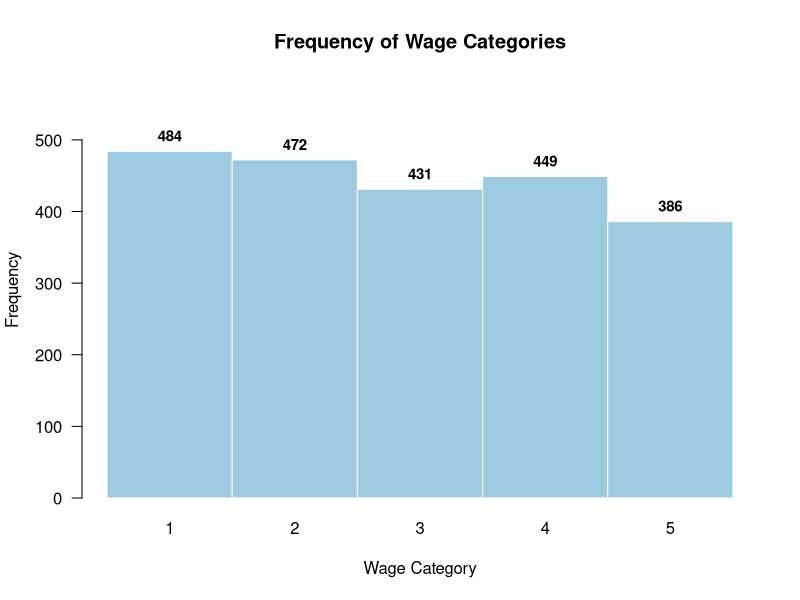
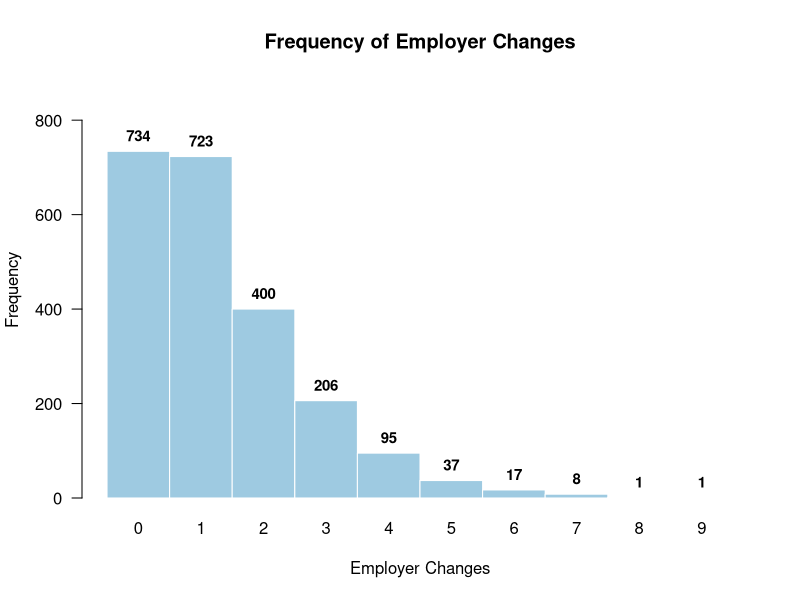
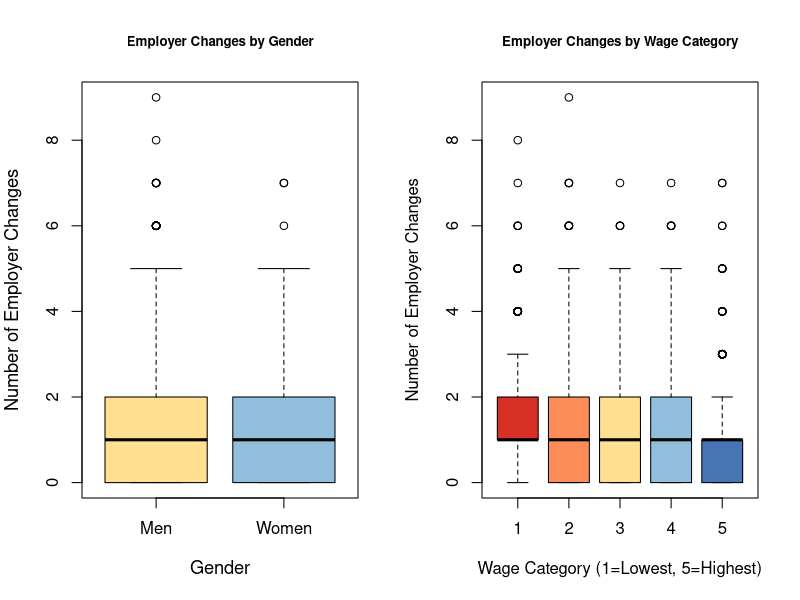
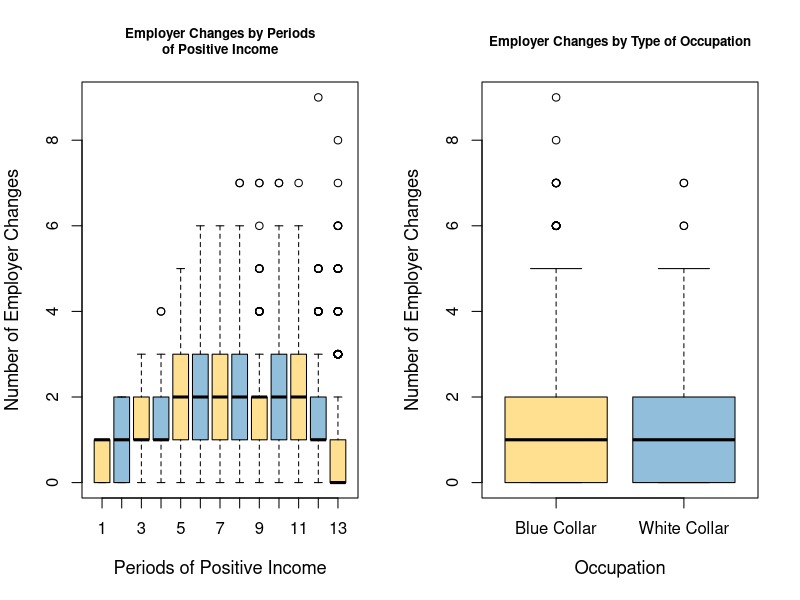
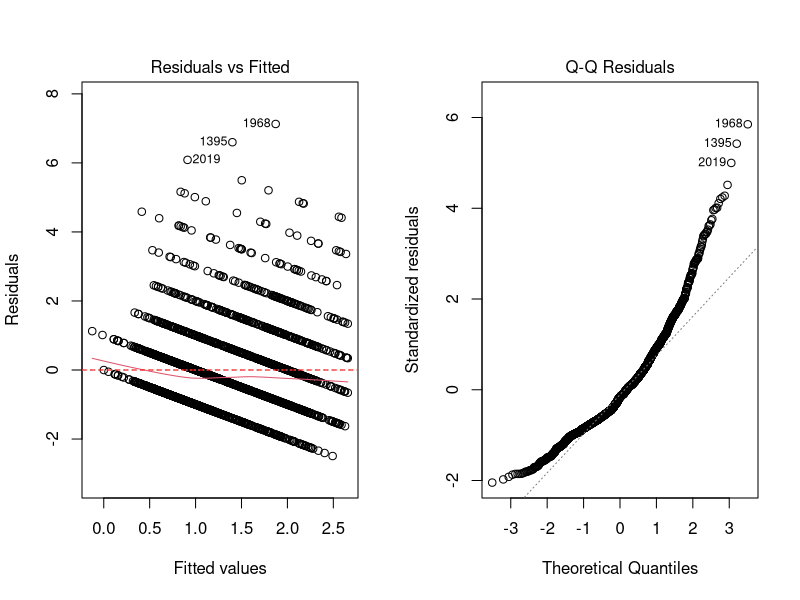

Write the R code that produced these figures, in order.
library(readxl)
# Loading Data
data <- read.csv("./change.csv")
data$gender <- as.factor(data$gender)
data$occupation <- as.factor(data$occupation)
data$medianwage <- as.factor(data$medianwage)

# Descriptive Statistics
summary(data[, c(1,6,4)])

get_mode <- function(x) {
  x <- x[!is.na(x)]
  if (length(x) == 0) return(list(mode = NA, frequency = NA))
  tab <- table(x)
  max_count <- max(tab)
  modes <- names(tab)[tab == max_count]
  rel_freq <- max_count / length(x)
  return(list(mode = modes, relative_frequency = rel_freq))
}
paste("Mode for Gender: ", 
      ifelse(get_mode(data$gender)$mode == 0, "Men", "Women"), 
      " they make up for ", round(get_mode(data$gender)$relative_frequency, 4) * 
        100, "% ", "of the data", sep="")

paste("Mode for occupation: ", 
      ifelse(get_mode(data$occupation)$mode == 0, "Blue Collar","White Collar"), 
      " it makes up for ", 
      round(get_mode(data$occupation)$relative_frequency, 4) * 100, "% ", 
      "of the data", sep="")

paste("Mode for wage category: ", 
      ifelse(get_mode(data$medianwage)$mode == 1, "Lowest Wage Category",
             ifelse(get_mode(data$medianwage)$mode == 2,"2nd lowest wage category", 
                    ifelse(get_mode(data$medianwage)$mode == 3, "Middlemost wage category", 
                           ifelse(get_modedata$medianwage)$mode == 1, 
                           "2nd highest wage category", "Highest wage category"))), 
      " it makes up for ", round(get_mode(data$medianwage)$relative_frequency, 4) * 
        100, "% ", "of the data", sep="")

medianwage_freq <- table(data$medianwage)
breaks <- as.numeric(names(medianwage_freq))
freqs <- as.numeric(medianwage_freq)

bp_medwage <- barplot(freqs,
                      names.arg = breaks,
                      col = "#9ECAE1",
                      border = "white",
                      space = 0,
                      ylim = c(0, max(freqs) * 1.2),
                      main = "Frequency of Wage Categories",
                      xlab = "Wage Category", ylab = "Frequency",
                      las = 1)
text(x = bp_medwage, y = freqs, labels = freqs, pos = 3, cex = 0.9, font = 2)

nchange_freq <- table(data$nchange)
breaks <- as.numeric(names(nchange_freq))
freqs <- as.numeric(nchange_freq)

bp_nchange <- barplot(freqs,
                      names.arg = breaks,
                      col = "#9ECAE1",
                      border = "white",
                      space = 0,
                      ylim = c(0, max(freqs) * 1.2),
                      main = "Frequency of Employer Changes",
                      xlab = "Employer Changes", ylab = "Frequency",
                      las = 1)
text(x = bp_nchange, y = freqs, labels = freqs, pos = 3, cex = 0.9, font = 2)

par(mfrow = c(1,2))
boxplot(nchange ~ gender, data = data,
        main = "Employer Changes by Gender",
        xlab = "Gender",
        col = c("#FEE090", "#91BFDB"),
        ylab = "Number of Employer Changes",
        names = c("Men", "Women"), cex.main = 0.8,
        cex.lab = 1.1, outline = TRUE)

boxplot(nchange ~ medianwage, data = data,
        main = "Employer Changes by Wage Category",
        xlab = "Wage Category (1=Lowest, 5=Highest)",
        ylab = "Number of Employer Changes", cex.main = 0.8,
        col = c("#D73027", "#FC8D59", "#FEE090", "#91BFDB", "#4575B4"),
        names = c("1", "2", "3", 
                  "4", "5"),
        outline = TRUE)

par(mfrow = c(1,2))
boxplot(nchange ~ periodsincome, data = data,
        main = "Employer Changes by Periods\nof Positive Income",
        xlab = "Periods of Positive Income",
        col = c("#FEE090", "#91BFDB"),
        ylab = "Number of Employer Changes",
        cex.main = 0.8, cex.lab = 1.1,
        outline = TRUE)

boxplot(nchange ~ occupation, data = data,
        main = "Employer Changes by Type of Occupation",
        xlab = "Occupation",
        col = c("#FEE090", "#91BFDB"),
        ylab = "Number of Employer Changes",
        names = c("Blue Collar", "White Collar"),
        cex.main = 0.8, cex.lab = 1.1, outline = TRUE)

# 1. Linear Model Estimation
linear_model1 <- lm(nchange ~ gender + occupation + age + periodsincome + 
                      medianwage, data=data)
summary(linear_model1)

library(car)
linearHypothesis(linear_model1, c("medianwage4=medianwage5"))

# 2. Linear Model Estimation
linear_model2 <- lm(nchange ~ gender + occupation + age + periodsincome + 
                      I(periodsincome^2) + medianwage, data=data)
summary(linear_model2)

linearHypothesis(linear_model1, c("medianwage2=0"))

x_vertex <- -linear_model2$coefficients["periodsincome"]/
  (2*linear_model2$coefficients["I(periodsincome^2)"])
min_periodsincome <- min(data$periodsincome)
max_periodsincome <- max(data$periodsincome)

if(x_vertex >= min_periodsincome & x_vertex <= max_periodsincome){
  paste("The vertex (", round(x_vertex,3) ,") lies within the range (", 
        round(min_periodsincome, 3), ";", round(max_periodsincome,3), 
        ") of periodsincome: Non monotonic effect", sep="")
}else{
  print("The vertex (", round(x_vertex,3) ,") does not lie within the range (", 
        round(min_periodsincome, 3), ";", round(max_periodsincome,3), ") of 
        periodsincome: Monotone effect", sep="")
}

periodsincome_mean <- mean(data$periodsincome)

exact_effect <- 2*linear_model2$coefficients["periodsincome"] + 
  4*linear_model2$coefficients["I(periodsincome^2)"]*periodsincome_mean + 
  4*linear_model2$coefficients["I(periodsincome^2)"]

approx_effect <- (linear_model2$coefficients["periodsincome"] +
                    2*linear_model2$coefficients["I(periodsincome^2)"] * 
                    periodsincome_mean)*2

paste("Exact effect of two additional years", round(exact_effect, 3))
paste("Approximated effect of two additional years", round(approx_effect, 3))


# 3. Linear Model Estimation
linear_model3 <- lm(nchange ~ gender + occupation + occupation:gender + age + 
                      periodsincome + I(periodsincome^2) + medianwage, data=data)
summary(linear_model3)

beta_gender <- function(occupation){
  return(linear_model3$coefficients["gender1"] + 
           linear_model3$coefficients["gender1:occupation1"] * occupation)
}

beta_occupation <- function(gender){
  return(linear_model3$coefficients["occupation1"] + 
           linear_model3$coefficients["gender1:occupation1"] * gender)
}

cat("Effect of being woman (vs man):\n", 
    "  Blue collar:", round(beta_gender(0), 3), "\n", 
    "  White collar:", round(beta_gender(1), 3), "\n\n")

cat("Effect of being white collar (vs blue collar):\n", 
    "  Men:", round(beta_occupation(0), 3), "\n", 
    "  Women:", round(beta_occupation(1), 3), "\n")

# Point Prediction
new_data <- data.frame(age=35,
                       gender=factor(1,levels=c(0,1)),
                       occupation=factor(0,levels=c(0,1)),                            
                       periodsincome=11, 
                       medianwage=factor(2, levels = 1:5))
predict(linear_model3, newdata=new_data)


# Model Comparison
AICs <- c(AIC(linear_model1),AIC(linear_model2),AIC(linear_model3))
BICs <- c(BIC(linear_model1),BIC(linear_model2),BIC(linear_model3))
AIC_BIC_table <- cbind(AICs, BICs)
rownames(AIC_BIC_table) <- c("Model 1", "Model 2", "Model 3")
AIC_BIC_table

best_AIC_model <- rownames(AIC_BIC_table)[which.min(AIC_BIC_table[,1])]
best_AIC_value <- round(min(AIC_BIC_table[,1]), 2)

best_BIC_model <- rownames(AIC_BIC_table)[which.min(AIC_BIC_table[,2])]
best_BIC_value <- round(min(AIC_BIC_table[,2]), 2)

cat("According to AIC ", best_AIC_model, " should be selected with a value of", 
    best_AIC_value, "\n", "According to BIC ", best_BIC_model, 
    " should be selected with a value of", best_BIC_value, sep="")

cat("Adjusted R-squared Model 2: ", summary(linear_model2)$adj.r.squared, "\n",
    "Adjusted R-squared Model 3: ", summary(linear_model3)$adj.r.squared, sep="")

# Residual Diagnostics
resids <- residuals(linear_model3)
plot(linear_model3, which=1)
abline(h=0, lty=2, col="red")

plot(linear_model3, which=2)

tseries::jarque.bera.test(resids)





